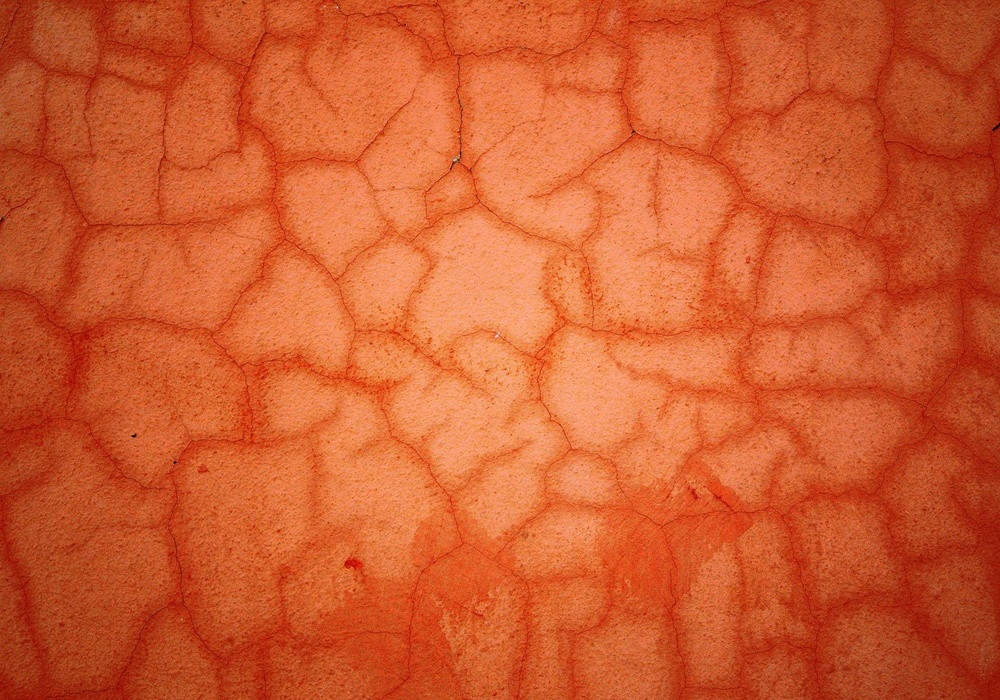
#> input picture examples/texture.jpg, 1000 x 700 px, shrunk from 1400 x 980 before the run
$ python sample_2.py
#> lines starting #> are read from the running program, lines starting #| are printed output that depends on the picture
### jessica.py
from PIL import ImageDraw, ImageFont, Image
from random import choice, randint
from os.path import realpath, dirname, join


class Jessica(object):
    COLORS = ["#FF0000", "#FF4500", "#00EE00", "#00BFFF", "#FF1493", "#DC143C"]
    MAX_F_SIZE = 40
    MIN_F_SIZE = 8
    DEFAULT_FONT = "DroidSans.ttf"
    MIN_ANGLE = -30
    MAX_ANGLE = 30
    MAX_REPEAT = 5
    MIN_REPEAT = 1
    REPEAT = False

    def __init__(self, file_name, *texts):
#> called with file_name = 'texture.jpg'
        self.main_copy = Image.open(file_name)
#> self.main_copy is the input picture: PIL image 1000x700 RGB; mean R, G, B 207.6, 91.9, 46.7
        self.texts = texts

        self.max_font_size = Jessica.MAX_F_SIZE
        self.min_font_size = Jessica.MIN_F_SIZE
        self.max_angle = Jessica.MAX_ANGLE
        self.min_angle = Jessica.MIN_ANGLE
        self.colors = Jessica.COLORS
        self.repeat = Jessica.REPEAT
        self.max_repeat = Jessica.MAX_REPEAT
        self.min_repeat = Jessica.MIN_REPEAT
        self.font_path = join(dirname(realpath(__file__)), Jessica.DEFAULT_FONT)

        self.width, self.height = self.main_copy.size
#> self.width = 1000; self.height = 700

    def place_text(self, text):
        font = ImageFont.truetype(self.font_path, size=randint(self.min_font_size, self.max_font_size))
        text_image = Image.new('RGBA', font.getsize(text))
        draw_text = ImageDraw.ImageDraw(text_image)
        draw_text.text((0, 0), text, font=font, fill=choice(self.colors))
        text_image = text_image.rotate(randint(self.min_angle, self.max_angle), expand=1)

        w, h = text_image.size
        point = (randint(0, self.width - w), randint(0, self.height - h))
        self.image.paste(text_image, point, text_image)

    def render_image(self):
        self.image = self.main_copy
        for text in self.texts:
            if self.repeat:
                for _ in range(randint(self.min_repeat, self.max_repeat)):
                    self.place_text(text)
            else:
                self.place_text(text)
#> this loop made 7 passes
#> pass 1, in place_text, `text_image = text_image.rotate(randint(self.min_angle, self.max_angle)..`:
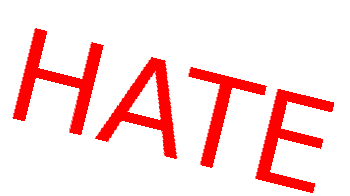
#> text_image: PIL image 350x196 RGBA; mean R, G, B, A 38.4, 0, 0, 36.3; transparent parts drawn white
#> pass 1, in place_text (call 2), `text_image = text_image.rotate(randint(self.min_angle, self.max_angle)..`:
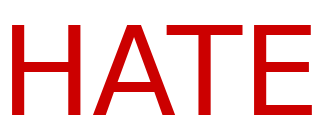
#> text_image: PIL image 320x115 RGBA; mean R, G, B, A 53.9, 0, 0, 64; transparent parts drawn white

        return self.image

    def render_and_save(self, file_name):
        self.render_image().save(file_name)
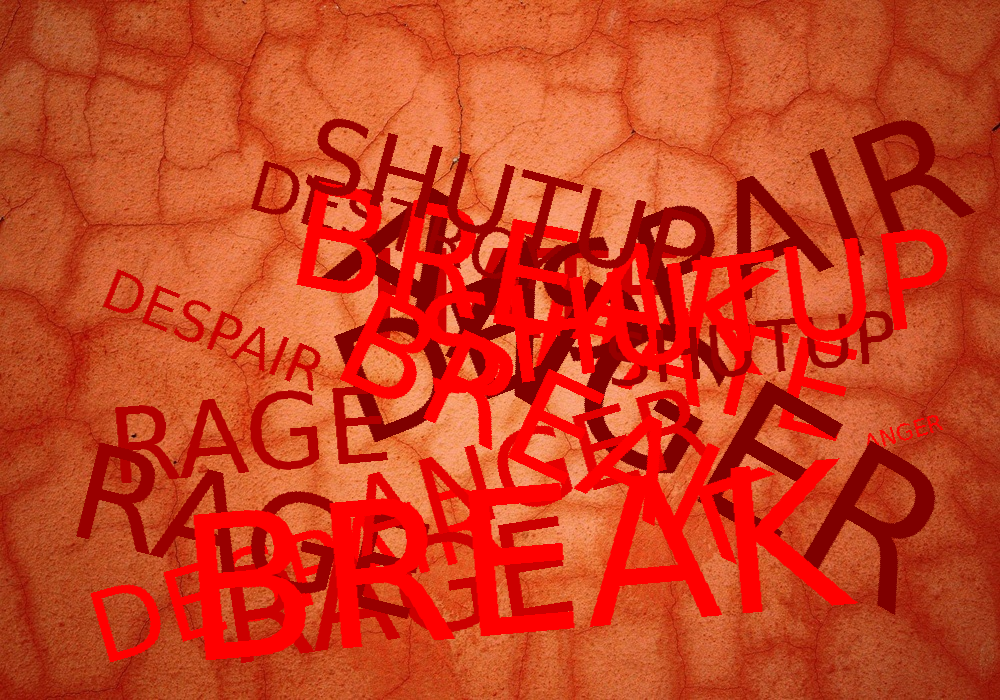
#> saved as output2.jpg: PIL image 1000x700 RGB; mean R, G, B 203.4, 63.9, 31.7

### examples/sample_2.py
from jessica import Jessica

photo = Jessica("texture.jpg")
photo.texts = "HATE DESPAIR RAGE ANGER DESTROY BREAK SHUTUP".split()
photo.font_path = "ShadowsIntoLight.ttf"
photo.colors = ["#ff0000", "#e50000", "#cc0000", "#b20000", "#990000", "#7f0000"]
photo.max_font_size = 200
photo.min_font_size = 20
photo.repeat = True
photo.max_repeat = 3

photo.render_and_save("output2.jpg")
